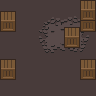

Tiled map render using the project's own tile images. Description and the whole map definition, tile-layer contents included, below:
An orthogonal 6x6 tile map with 16x16 px tiles, 4 tile layers (Floor1, Floor2 (Decorations), Walls (Collidable), Items1 (Collidable)), 2 hidden layers not drawn.

<map version="1.2" tiledversion="1.2.1" orientation="orthogonal" renderorder="right-down" width="6" height="6" tilewidth="16" tileheight="16" infinite="0" nextlayerid="7" nextobjectid="1">
 <tileset firstgid="1" source="../../../../tilesets/actual/UltimateTileset.tsx" />
 <layer id="1" name="Floor1" width="6" height="6">
  <data encoding="csv">
143,143,143,143,143,143,
143,143,143,143,143,143,
143,143,143,143,143,143,
143,143,143,143,143,143,
143,143,143,143,143,143,
143,143,143,143,143,143
</data>
 </layer>
 <layer id="2" name="Floor2 (Decorations)" width="6" height="6">
  <data encoding="csv">
0,0,0,0,0,0,
0,0,117,118,119,120,
0,0,133,134,135,136,
0,0,149,150,151,152,
0,0,0,0,0,0,
0,0,0,0,0,0
</data>
 </layer>
 <layer id="3" name="Walls (Collidable)" width="6" height="6">
  <data encoding="csv">
0,0,0,0,0,0,
0,0,0,0,0,0,
0,0,0,0,0,0,
0,0,0,0,0,0,
0,0,0,0,0,0,
0,0,0,0,0,0
</data>
 </layer>
 <layer id="4" name="Items1 (Collidable)" width="6" height="6">
  <data encoding="csv">
265,0,0,0,0,264,
281,0,0,0,265,280,
0,0,0,0,281,0,
265,0,0,0,0,265,
281,0,0,0,0,281,
0,0,0,0,0,0
</data>
 </layer>
 <layer id="5" name="Items2 (Triggerable)" width="6" height="6" visible="0">
  <data encoding="csv">
0,0,0,0,0,0,
0,0,0,0,0,0,
0,0,0,0,0,0,
239,0,0,0,0,238,
0,0,0,0,0,0,
0,0,0,0,0,0
</data>
 </layer>
 <layer id="6" name="Characters" width="6" height="6" visible="0">
  <data encoding="csv">
0,0,0,0,0,0,
0,0,0,0,0,0,
0,0,0,0,0,0,
0,0,0,387,0,0,
0,0,0,0,0,0,
0,0,0,0,0,0
</data>
 </layer>
</map>
